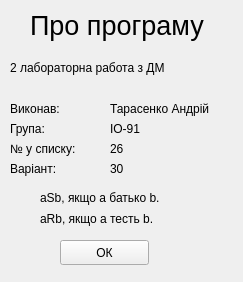
<?xml version="1.0" encoding="UTF-8"?>
<ui version="4.0">
 <class>Form</class>
 <widget class="QWidget" name="Form">
  <property name="geometry">
   <rect>
    <x>0</x>
    <y>0</y>
    <width>243</width>
    <height>282</height>
   </rect>
  </property>
  <property name="windowTitle">
   <string>About</string>
  </property>
  <widget class="QLabel" name="label">
   <property name="geometry">
    <rect>
     <x>30</x>
     <y>10</y>
     <width>181</width>
     <height>31</height>
    </rect>
   </property>
   <property name="font">
    <font>
     <pointsize>20</pointsize>
    </font>
   </property>
   <property name="text">
    <string>Про програму</string>
   </property>
  </widget>
  <widget class="QLabel" name="label_2">
   <property name="geometry">
    <rect>
     <x>10</x>
     <y>100</y>
     <width>67</width>
     <height>17</height>
    </rect>
   </property>
   <property name="text">
    <string>Виконав:</string>
   </property>
  </widget>
  <widget class="QLabel" name="label_3">
   <property name="geometry">
    <rect>
     <x>110</x>
     <y>100</y>
     <width>141</width>
     <height>17</height>
    </rect>
   </property>
   <property name="text">
    <string>Тарасенко Андрій</string>
   </property>
  </widget>
  <widget class="QLabel" name="label_4">
   <property name="geometry">
    <rect>
     <x>10</x>
     <y>120</y>
     <width>67</width>
     <height>17</height>
    </rect>
   </property>
   <property name="text">
    <string>Група: </string>
   </property>
  </widget>
  <widget class="QLabel" name="label_5">
   <property name="geometry">
    <rect>
     <x>110</x>
     <y>120</y>
     <width>67</width>
     <height>17</height>
    </rect>
   </property>
   <property name="text">
    <string>ІО-91</string>
   </property>
  </widget>
  <widget class="QLabel" name="label_6">
   <property name="geometry">
    <rect>
     <x>10</x>
     <y>140</y>
     <width>91</width>
     <height>17</height>
    </rect>
   </property>
   <property name="text">
    <string>№ у списку:</string>
   </property>
  </widget>
  <widget class="QLabel" name="label_7">
   <property name="geometry">
    <rect>
     <x>110</x>
     <y>140</y>
     <width>67</width>
     <height>17</height>
    </rect>
   </property>
   <property name="text">
    <string>26</string>
   </property>
  </widget>
  <widget class="QLabel" name="label_8">
   <property name="geometry">
    <rect>
     <x>10</x>
     <y>60</y>
     <width>201</width>
     <height>16</height>
    </rect>
   </property>
   <property name="text">
    <string>2 лабораторна работа з ДМ</string>
   </property>
  </widget>
  <widget class="QPushButton" name="pushButton">
   <property name="geometry">
    <rect>
     <x>60</x>
     <y>240</y>
     <width>89</width>
     <height>25</height>
    </rect>
   </property>
   <property name="text">
    <string>ОК</string>
   </property>
  </widget>
  <widget class="QLabel" name="label_9">
   <property name="geometry">
    <rect>
     <x>10</x>
     <y>160</y>
     <width>91</width>
     <height>17</height>
    </rect>
   </property>
   <property name="text">
    <string>Варіант:</string>
   </property>
  </widget>
  <widget class="QLabel" name="label_10">
   <property name="geometry">
    <rect>
     <x>110</x>
     <y>160</y>
     <width>67</width>
     <height>17</height>
    </rect>
   </property>
   <property name="text">
    <string>30</string>
   </property>
  </widget>
  <widget class="QLabel" name="label_11">
   <property name="geometry">
    <rect>
     <x>40</x>
     <y>190</y>
     <width>181</width>
     <height>16</height>
    </rect>
   </property>
   <property name="text">
    <string>aSb, якщо a батько b.</string>
   </property>
  </widget>
  <widget class="QLabel" name="label_12">
   <property name="geometry">
    <rect>
     <x>40</x>
     <y>210</y>
     <width>151</width>
     <height>17</height>
    </rect>
   </property>
   <property name="text">
    <string>aRb, якщо a тесть b.</string>
   </property>
  </widget>
 </widget>
 <resources/>
 <connections/>
</ui>
